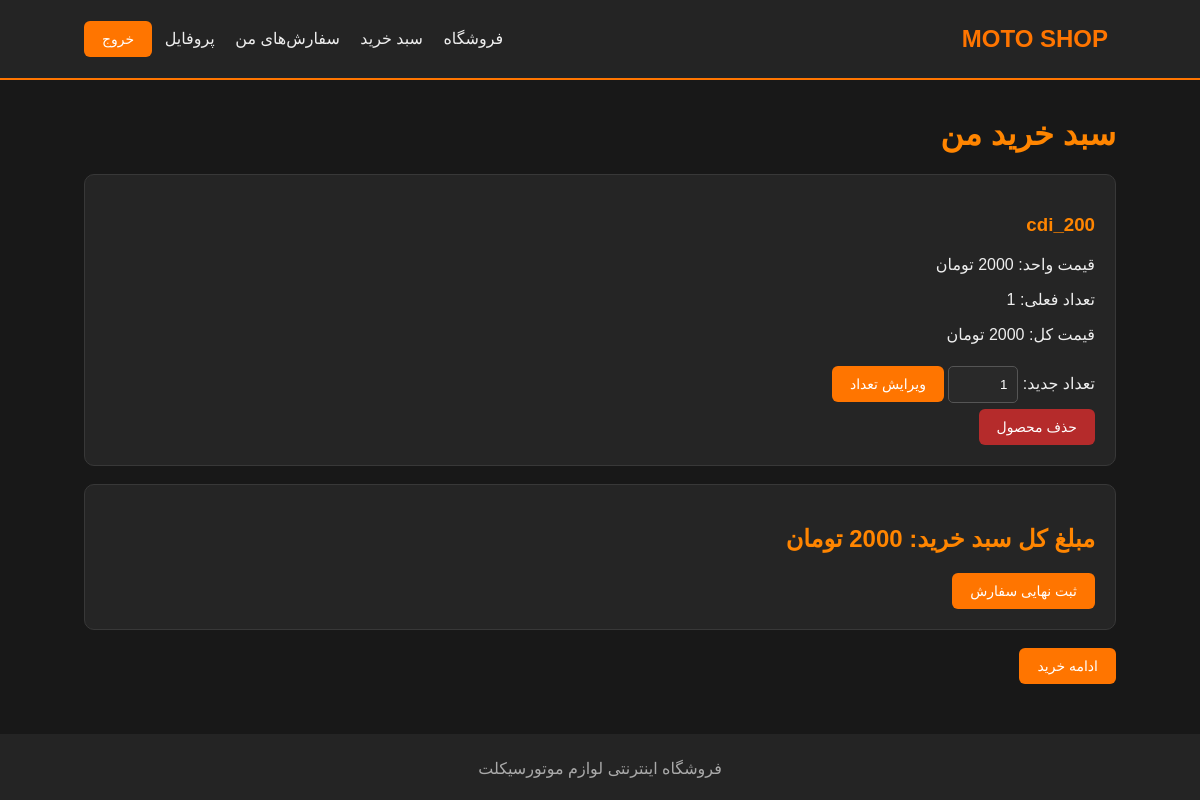
The app's page /cart/ (signed in) with its own data.
### product/models.py (models this page shows, shortened)
class CartItem(models.Model):
    user = models.ForeignKey(User, on_delete=models.CASCADE)
    product = models.ForeignKey(Product, on_delete=models.CASCADE)
    quantity = models.PositiveIntegerField(default=1)

class Product(models.Model):
    name = models.CharField(max_length=100)
    price = models.PositiveIntegerField()
    stock = models.PositiveIntegerField()
    date = models.DateTimeField(auto_now_add=True)
    image = models.ImageField(
        upload_to='products/',
        blank=True,
        null=True
    )

### product/views.py (the view)
# urls.py: path('cart/', views.cart_view, name='cart'),
@login_required(login_url='login')
def cart_view(request):
    cart_items = CartItem.objects.filter(
        user=request.user
    ).select_related('product')
    total_price = 0
    for item in cart_items:
        total_price += item.product.price * item.quantity
    return render(request, 'product/cart.html', {
        'cart_items': cart_items,
        'total_price': total_price
    })

### product/templates/product/cart.html (shortened to what this page needs)
<!DOCTYPE html>
<html lang="fa">
<head>
</head>
<body>
    {% extends 'product/base.html' %}
{% block content %}
<h1>سبد خرید من</h1>
{% if cart_items %}
    {% for item in cart_items %}
        <div class="card">
            <h3>{{ item.product.name }}</h3>
            <p>قیمت واحد: {{ item.product.price }} تومان</p>
            <p>تعداد فعلی: {{ item.quantity }}</p>
            <p>
                قیمت کل:
                {% widthratio item.product.price 1 item.quantity as item_total %}
                {{ item_total }} تومان
            </p>
            <form method="POST" action="{% url 'update_cart' item.id %}">
                <label>تعداد جدید:</label>
                <input
                    type="number"
                    name="quantity"
                    min="1"
                    max="{{ item.product.stock }}"
                    value="{{ item.quantity }}"
                    required
                >
                <button type="submit">ویرایش تعداد</button>
            </form>
            <form method="POST" action="{% url 'remove_from_cart' item.id %}">
                <button type="submit" style="background:#b52b2b;">
                    حذف محصول
                </button>
            </form>
        </div>
    {% endfor %}
    <div class="card">
        <h2>مبلغ کل سبد خرید: {{ total_price }} تومان</h2>
        <form method="POST" action="{% url 'checkout' %}">
            <button type="submit">ثبت نهایی سفارش</button>
        </form>
    </div>
{% else %}
    <div class="card">
        <p>سبد خرید شما خالی است.</p>
    </div>
{% endif %}
<a class="btn" href="{% url 'product_list' %}">
    ادامه خرید
</a>
{% endblock %}

### product/templates/product/base.html (style rules this page uses)
* { box-sizing: border-box; }
body { margin: 0; font-family: Tahoma, sans-serif; background: #181818; color: #eeeeee; }
h1, h2, h3 { color: #ff8500; }
button, .btn { background: #ff7500; color: #fff; border: none; padding: 10px 18px; border-radius: 6px; cursor: pointer; text-decoration: none; display: inline-block; font-size: 14px; }
input, select, textarea { background: #292929; color: white; border: 1px solid #555; padding: 10px; border-radius: 5px; margin: 6px 0; max-width: 100%; }
.card { background: #252525; padding: 20px; border-radius: 10px; border: 1px solid #383838; margin-bottom: 18px; }

### records on screen
CartItem: product.name "cdi_200", product.price "2000", quantity "1"

### other values on screen
{{ total_price }} "2000"
